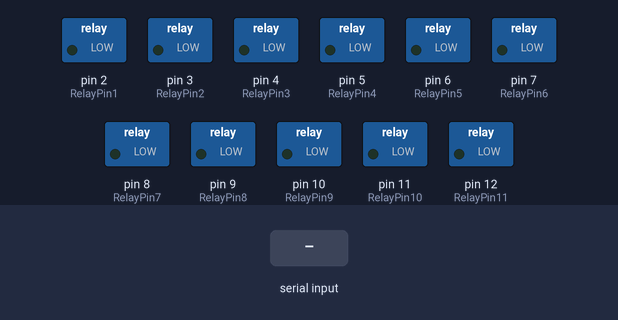
Simulated run of this sketch. Board: Arduino Uno, built with avr-gcc and run on an emulated ATmega328P. Shown: switched loads named in the sketch (green lamp = pin HIGH). The test bench sets the inputs (shaded band).

Above: at 1.2 s.
1.3 s: "A" received over Serial
At 2.0 s:
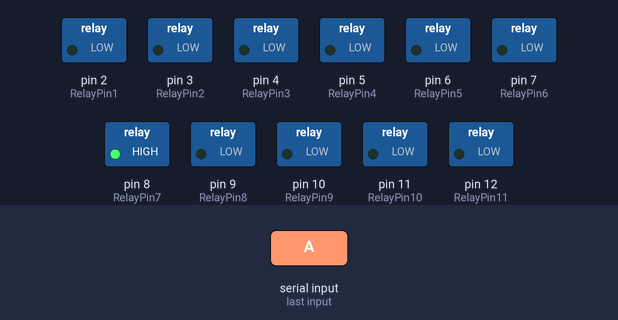
2.8 s: byte 69 ('E') received over Serial
At 3.2 s:
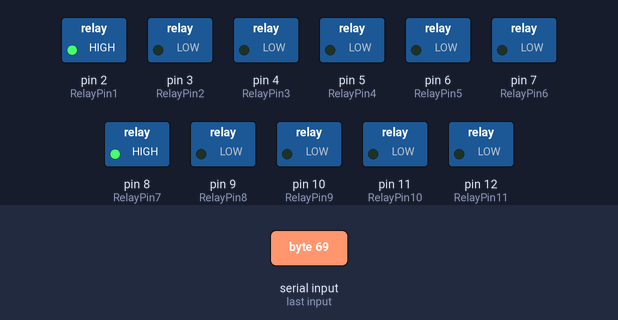
4.3 s: byte 70 ('F') received over Serial
At 5.5 s:
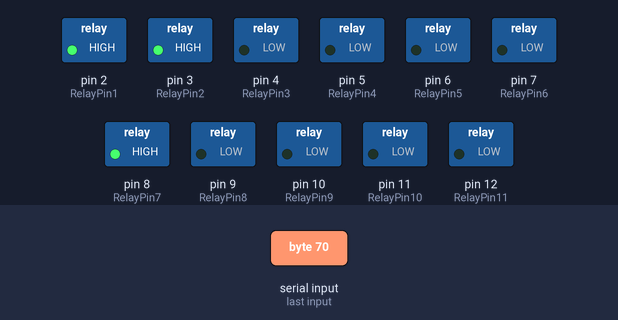
5.8 s: byte 101 ('e') received over Serial
At 6.7 s:
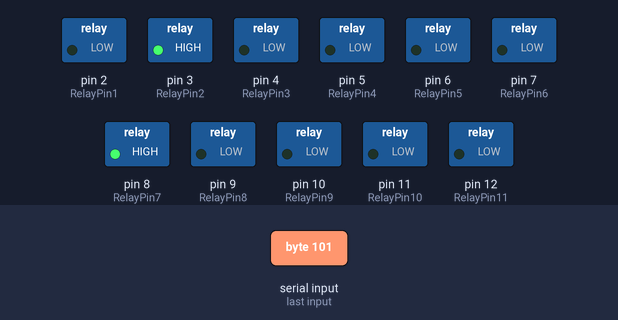
7.3 s: byte 71 ('G') received over Serial
At 7.8 s:
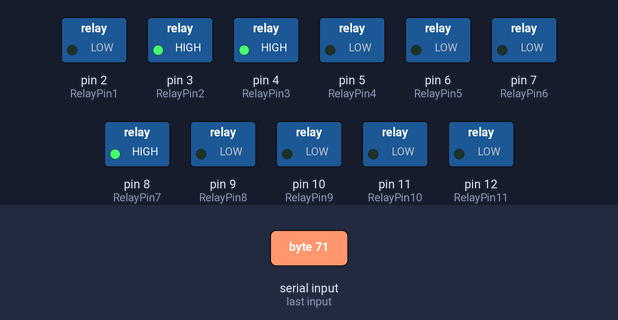
8.8 s: byte 102 ('f') received over Serial
At 10.1 s:
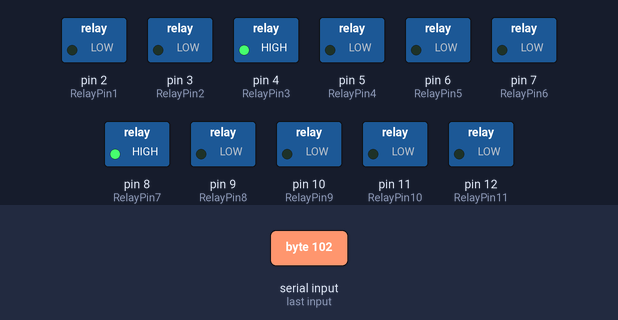
Timing chart, 0 to 11.3 s (numbered marks = the images above; inputs shaded):
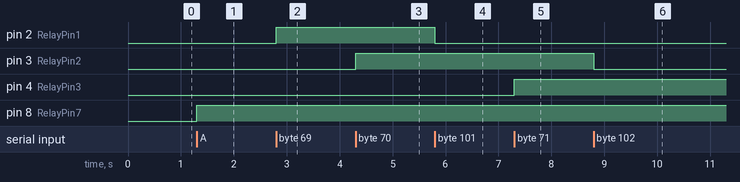

The sketch:

windows_arduinocode.ino
```cpp
  int RelayPin1 = 2; //This is the Arduino Pin that will control Relay #1 (Valve Mixing to Motor)
  int RelayPin2 = 3; //This is the Arduino Pin that will control Relay #2 (Valve Motor to Cleaning)
  int RelayPin3 = 4; //This is the Arduino Pin that will control Relay #3 (Valve Cleaning to Motor)
  int RelayPin4 = 5; //This is the Arduino Pin that will control Relay #4 (Valve Motor to Recovery)
  int RelayPin5 = 6; //This is the Arduino Pin that will control Relay #5 (Valve Recovery to Motor)
  int RelayPin6 = 7; //This is the Arduino Pin that will control Relay #6 (Valve Motor to Mixing)
  int RelayPin7 = 8; //This is the Arduino Pin that will control Relay #7 (VFD-Motor)
  int RelayPin8 = 9; //This is the Arduino Pin that will control Relay #8 (Immersion Heater)
  int RelayPin9 = 10; //This is the Arduino Pin that will control Relay #9 (Ultrasonic Transducers)
  int RelayPin10 = 11; //This is the Arduino Pin that will control Relay #10 (UV Light)
  int RelayPin11 = 12; //This is the Arduino Pin that will control Relay #11 (Ozone)


 int data;
 void setup() {
  // put your setup code here, to run once:


  pinMode(RelayPin1, OUTPUT);
  pinMode(RelayPin2, OUTPUT);
  pinMode(RelayPin3, OUTPUT);
  pinMode(RelayPin4, OUTPUT);
  pinMode(RelayPin5, OUTPUT);
  pinMode(RelayPin6, OUTPUT);
  pinMode(RelayPin7, OUTPUT);
  pinMode(RelayPin8, OUTPUT);
  pinMode(RelayPin9, OUTPUT);
  pinMode(RelayPin10, OUTPUT);
  pinMode(RelayPin11, OUTPUT);

  Serial.begin(9600);


}

void loop(){

  if(Serial.available()){
     data = Serial.read();

     /*VFD On/Off for Motor */
     if(data == 'A'){
      digitalWrite(RelayPin7, HIGH);

     }else if(data == 'a'){
      digitalWrite(RelayPin7, LOW);
     }


     /*Turning Immersion Heater On/Off  */
     if(data == 'M'){
      digitalWrite(RelayPin8, HIGH);
     }
     else if(data == 'm'){
      digitalWrite(RelayPin8, LOW);
     }


     /*Turning Ultrasonic Transducers On/Off */
     if(data == 'B'){
      digitalWrite(RelayPin9, HIGH);
     }
     else if(data == 'b'){
      digitalWrite(RelayPin9, LOW);
     }


     /*Turning UV Light On/Off */
     if(data == 'C'){
      digitalWrite(RelayPin10, HIGH);
     }
     else if(data == 'c'){
      digitalWrite(RelayPin10, LOW);
     }


     /*Turning Ozone On/Off */
     if(data == 'D'){
      digitalWrite(RelayPin11, HIGH);
     }
     else if(data == 'd'){
      digitalWrite(RelayPin11, LOW);
     }


     /* Opening/Closing Valve from Mixing to Motor */
     if(data == 'E'){
      digitalWrite(RelayPin1, HIGH);
     }
     else if(data == 'e'){
      digitalWrite(RelayPin1, LOW);
     }


     /*Opening/Closing Valve from Motor to Cleaning  */
     if(data == 'F'){
      digitalWrite(RelayPin2, HIGH);
     }
     else if(data == 'f'){
      digitalWrite(RelayPin2, LOW);
     }


     /*Opening/Closing Valve from Cleaning to Motor  */
     if(data == 'G'){
      digitalWrite(RelayPin3, HIGH);
     }
     else if(data == 'g'){
      digitalWrite(RelayPin3, LOW);
     }


     /*Opening/Closing Valve from Motor to Recovery  */
     if(data == 'H'){
      digitalWrite(RelayPin4, HIGH);
     }
     else if(data == 'h'){
      digitalWrite(RelayPin4, LOW);
     }


      /*Opening/Closing Valve from Recovery to Motor */
     if(data == 'I'){
      digitalWrite(RelayPin5, HIGH);
     }
     else if(data == 'i'){
      digitalWrite(RelayPin5, LOW);
     }


     /*Opening/Closing Valve from Motor to Mixing */
     if(data == 'J'){
      digitalWrite(RelayPin6, HIGH);
     }
     else if(data == 'j'){
      digitalWrite(RelayPin6, LOW);
     }


  }
}
```

Measured:
- after the input at 1.3 s, pin 8 (RelayPin7): LOW → HIGH at once
- after the input at 2.8 s, pin 2 (RelayPin1): LOW → HIGH at once
- after the input at 4.3 s, pin 3 (RelayPin2): LOW → HIGH at once
- after the input at 5.8 s, pin 2 (RelayPin1): HIGH → LOW at once
- after the input at 7.3 s, pin 4 (RelayPin3): LOW → HIGH at once
- after the input at 8.8 s, pin 3 (RelayPin2): HIGH → LOW at once
